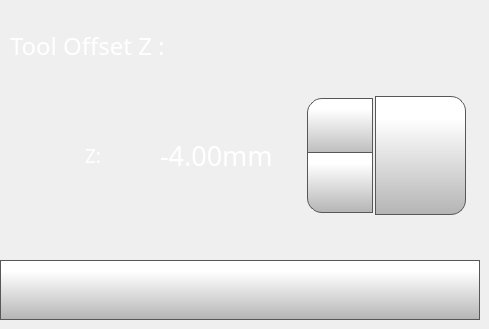
    <widget class="QWidget" name="toolOffsetZpage">
     <widget class="QPushButton" name="toolOffsetZSetButton">
      <property name="geometry">
       <rect>
        <x>375</x>
        <y>96</y>
        <width>91</width>
        <height>119</height>
       </rect>
      </property>
      <property name="font">
       <font>
        <family>Gotham</family>
        <pointsize>13</pointsize>
       </font>
      </property>
      <property name="styleSheet">
       <string notr="true">QPushButton {
     border: 1px solid rgb(87, 87, 87);
	background-color: qlineargradient(spread:pad, x1:0, y1:1, x2:0, y2:0.188, stop:0 rgba(180, 180, 180, 255), stop:1 rgba(255, 255, 255, 255));
border-top-right-radius: 15px;
border-bottom-right-radius: 15px;

}

QPushButton:pressed {
    background-color: qlineargradient(x1: 0, y1: 0, x2: 0, y2: 1,
                                      stop: 0 #dadbde, stop: 1 #f6f7fa);
}

QPushButton:flat {
    border: none; /* no border for a flat push button */
}

QPushButton:default {
    border-color: navy; /* make the default button prominent */
}
QPushButton:focus {
	outline: none;
}</string>
      </property>
      <property name="text">
       <string/>
      </property>
      <property name="icon">
       <iconset>
        <normaloff>templates/img/verification-mark.png</normaloff>templates/img/verification-mark.png</iconset>
      </property>
      <property name="iconSize">
       <size>
        <width>50</width>
        <height>50</height>
       </size>
      </property>
     </widget>
     <widget class="QDoubleSpinBox" name="toolOffsetZDoubleSpinBox">
      <property name="geometry">
       <rect>
        <x>155</x>
        <y>95</y>
        <width>221</width>
        <height>121</height>
       </rect>
      </property>
      <property name="font">
       <font>
        <family>Gotham</family>
        <pointsize>20</pointsize>
       </font>
      </property>
      <property name="styleSheet">
       <string notr="true">QDoubleSpinBox {
    padding-right: 5px; /* make room for the arrows */
	color: rgb(255, 255, 255);
	background-color: rgba(255, 255, 255, 0);
   
}
QDoubleSpinBox ::text:selected {
	background-color: rgb(255, 146, 57);
   
}
QDoubleSpinBox::up-button {
     border: 1px solid rgb(87, 87, 87);

border-top-left-radius: 15px;
	background-color: qlineargradient(spread:pad, x1:0, y1:1, x2:0, y2:0.188, stop:0 rgba(180, 180, 180, 255), stop:1 rgba(255, 255, 255, 255));
    width: 60px;
     height: 55px;
    padding: 2px;
}

QDoubleSpinBox::up-arrow { 
image: url(./templates/img/arrows.png);
    width: 40px;
     height: 40px;
padding: 5px;
}



QDoubleSpinBox::up-button:pressed {
    background-color: qlineargradient(x1: 0, y1: 0, x2: 0, y2: 1,
                                      stop: 0 #dadbde, stop: 1 #f6f7fa);
}


QDoubleSpinBox::down-button {
     border: 1px solid rgb(87, 87, 87);
border-bottom-left-radius: 15px;
	background-color: qlineargradient(spread:pad, x1:0, y1:1, x2:0, y2:0.188, stop:0 rgba(180, 180, 180, 255), stop:1 rgba(255, 255, 255, 255));
    width: 60px;
     height: 55px;
    padding: 2px;
}

QDoubleSpinBox::down-arrow { 
image: url(./templates/img/arrows-5.png);
    width: 40px;
    height: 40px;
padding: 5px;
}

QDoubleSpinBox::down-button:pressed {
    background-color: qlineargradient(x1: 0, y1: 0, x2: 0, y2: 1,
                                      stop: 0 #dadbde, stop: 1 #f6f7fa);

}

</string>
      </property>
      <property name="readOnly">
       <bool>false</bool>
      </property>
      <property name="buttonSymbols">
       <enum>QAbstractSpinBox::UpDownArrows</enum>
      </property>
      <property name="accelerated">
       <bool>true</bool>
      </property>
      <property name="suffix">
       <string>mm</string>
      </property>
      <property name="decimals">
       <number>2</number>
      </property>
      <property name="minimum">
       <double>-6.000000000000000</double>
      </property>
      <property name="maximum">
       <double>-2.000000000000000</double>
      </property>
      <property name="singleStep">
       <double>0.050000000000000</double>
      </property>
      <property name="value">
       <double>-4.000000000000000</double>
      </property>
     </widget>
     <widget class="QLabel" name="tollOffsetXLabel_2">
      <property name="geometry">
       <rect>
        <x>85</x>
        <y>145</y>
        <width>70</width>
        <height>21</height>
       </rect>
      </property>
      <property name="font">
       <font>
        <family>Gotham Light</family>
        <pointsize>14</pointsize>
        <weight>50</weight>
        <bold>false</bold>
       </font>
      </property>
      <property name="styleSheet">
       <string notr="true">color: rgb(255, 255, 255);</string>
      </property>
      <property name="text">
       <string>Z:</string>
      </property>
     </widget>
     <widget class="QLabel" name="toolOffsetLabel_2">
      <property name="geometry">
       <rect>
        <x>10</x>
        <y>30</y>
        <width>231</width>
        <height>31</height>
       </rect>
      </property>
      <property name="font">
       <font>
        <family>Gotham</family>
        <pointsize>18</pointsize>
        <weight>50</weight>
        <bold>false</bold>
       </font>
      </property>
      <property name="styleSheet">
       <string notr="true">color: rgb(255, 255, 255);</string>
      </property>
      <property name="text">
       <string>Tool Offset Z :</string>
      </property>
     </widget>
     <widget class="QPushButton" name="toolOffsetZBackButton">
      <property name="geometry">
       <rect>
        <x>0</x>
        <y>260</y>
        <width>480</width>
        <height>60</height>
       </rect>
      </property>
      <property name="minimumSize">
       <size>
        <width>0</width>
        <height>0</height>
       </size>
      </property>
      <property name="font">
       <font>
        <family>Gotham Light</family>
        <pointsize>9</pointsize>
       </font>
      </property>
      <property name="styleSheet">
       <string notr="true">QPushButton {
     border: 1px solid rgb(87, 87, 87);
	background-color: qlineargradient(spread:pad, x1:0, y1:1, x2:0, y2:0.188, stop:0 rgba(180, 180, 180, 255), stop:1 rgba(255, 255, 255, 255));


}

QPushButton:pressed {
    background-color: qlineargradient(x1: 0, y1: 0, x2: 0, y2: 1,
                                      stop: 0 #dadbde, stop: 1 #f6f7fa);
}

QPushButton:flat {
    border: none; /* no border for a flat push button */
}

QPushButton:default {
    border-color: navy; /* make the default button prominent */
}

QPushButton:focus {
	outline: none;
}</string>
      </property>
      <property name="text">
       <string/>
      </property>
      <property name="icon">
       <iconset>
        <normaloff>templates/img/arrows-4.png</normaloff>templates/img/arrows-4.png</iconset>
      </property>
      <property name="iconSize">
       <size>
        <width>50</width>
        <height>50</height>
       </size>
      </property>
      <property name="checkable">
       <bool>false</bool>
      </property>
      <property name="autoDefault">
       <bool>false</bool>
      </property>
      <property name="default">
       <bool>false</bool>
      </property>
      <property name="flat">
       <bool>false</bool>
      </property>
     </widget>
    </widget>
